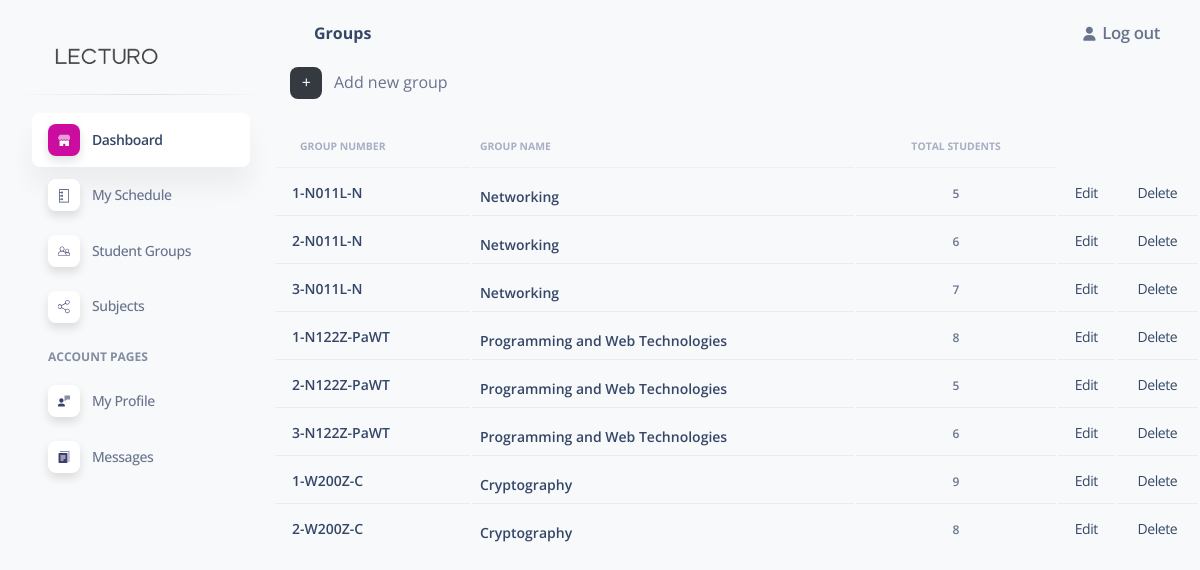
The page /groups/ (signed in) on the database its author committed.
### panel/models.py (models this page shows, shortened)
class Group(models.Model):
    id = models.UUIDField(default=uuid.uuid4,blank=False,null=False,editable=False,primary_key=True)
    group_number = models.CharField(max_length=100,blank=False,null=False)
    full_name = models.CharField(max_length=100,blank=False,null=False)
    total_students = models.IntegerField(default=0,null=True,blank=True)

### panel/views.py (the view)
# urls.py: path('groups/',views.listGroups,name='groups'),
@login_required(login_url='userLogin')
def listGroups(request):
    label = "Groups"
    groups = Group.objects.all()
    context = {'groups':groups,'label':label}
    return render(request,'groups.html',context=context)

### panel/templates/groups.html (shortened to what this page needs)
{% extends 'main.html' %}
{% block body %}
<div style="display: flex; align-items: center; margin-left: 1em;">
    <a href="{% url 'createGroup' %}">
        <div class="icon icon-shape icon-sm border-radius-md text-center me-2 d-flex align-items-center justify-content-center add-button">
            +
        </div>
    </a>
    <span class="nav-link-text ms-1">Add new group</span>
</div>
<br>
<table class="table align-items-center mb-0" id="groupTable">
    <thead>
      <tr>
        <th class="text-uppercase text-secondary text-xxs font-weight-bolder opacity-7 ">Group Number</th>
        <th class="text-uppercase text-secondary text-xxs font-weight-bolder opacity-7 ps-2">Group Name</th>
        <th class="text-center text-uppercase text-secondary text-xxs font-weight-bolder opacity-7">Total students</th>
      </tr>
    </thead>
    <tbody>
        {% for group in groups %}
        <tr class='clickable-row' data-url="{% url 'group' group.id %}">
            <td>
                <div class="d-flex px-2 py-1">
                    <div class="d-flex flex-column justify-content-">
                        <h6 class="mb-0 text-sm">{{group.group_number}}</h6>
                    </div>
                </div>
            </td>
            <td>
                <div class="avatar-group mt-2">
                    <div class="d-flex flex-column justify-content-">
                        <h6 class="mb-0 text-sm">{{group.full_name}}</h6>
                    </div>
                </div>
            </td>
            <td class="align-middle text-center text-sm">
                <span class="text-xs font-weight-bold"> {{group.total_students}} </span>
            </td>
            <td class="align-middle text-center text-sm">
                <a href="{% url 'editGroup' group.id %}">Edit</a>
            </td>
            <td class="align-middle text-center text-sm">
                <a href="{% url 'deleteGroup' group.id %}">Delete</a>
            </td>
        </tr>
        {% endfor %}
    </tbody>
  </table>
{% endblock body %}

### templates/main.html (shortened to what this page needs)
{% load static %}
<!DOCTYPE html>
<html lang="en">
<head>
    <link href="{% static 'assets/css/nucleo-icons.css' %}" rel="stylesheet" />
    <link href="{% static 'assets/css/nucleo-svg.css' %}" rel="stylesheet" />
    <link href="{% static 'assets/css/nucleo-svg.css' %}" rel="stylesheet" />
    <link id="pagestyle" href="{% static 'assets/css/soft-ui-dashboard.css' %}" rel="stylesheet" />
</head>
<body class="g-sidenav-show  bg-gray-100">
    {% include 'sideNav.html' %}
    <main class="main-content position-relative max-height-vh-100 h-100 border-radius-lg ">
    {% include 'topNav.html' %}
    {% block body %}
    {% endblock body %}
    </main>
</body>
</html>

### templates/sideNav.html (shortened to what this page needs)
{% load static %}
<aside class="sidenav navbar navbar-vertical navbar-expand-xs border-0 border-radius-xl my-3 fixed-start ms-3 " id="sidenav-main">
    <div class="sidenav-header">
      <a class="navbar-brand m-0" href="{% url 'home' %}">
        <img src="{% static 'assets/img/logo.png' %}" class="navbar-brand-img h-100" alt="main_logo">
      </a>
    </div>
    <hr class="horizontal dark mt-0">
    <div class="collapse navbar-collapse  w-auto " id="sidenav-collapse-main">
      <ul class="navbar-nav">
        <li class="nav-item">
          <a class="nav-link  active" href="{% url 'home' %}">
            <div class="icon icon-shape icon-sm shadow border-radius-md bg-white text-center me-2 d-flex align-items-center justify-content-center">
            </div>
            <span class="nav-link-text ms-1">Dashboard</span>
          </a>
        </li>
        <li class="nav-item">
          <a class="nav-link" href="{% url 'schedule' %}">
            <div class="icon icon-shape icon-sm shadow border-radius-md bg-white text-center me-2 d-flex align-items-center justify-content-center">
            </div>
            <span class="nav-link-text ms-1">My Schedule</span>
          </a>
        </li>
        <li class="nav-item">
          <a class="nav-link  " href="{% url 'groups' %}">
            <div class="icon icon-shape icon-sm shadow border-radius-md bg-white text-center me-2 d-flex align-items-center justify-content-center">
            </div>
            <span class="nav-link-text ms-1">Student Groups</span>
          </a>
        </li>
        <li class="nav-item">
          <a class="nav-link  " href="{% url 'subjects' %}">
            <div class="icon icon-shape icon-sm shadow border-radius-md bg-white text-center me-2 d-flex align-items-center justify-content-center">
            </div>
            <span class="nav-link-text ms-1">Subjects</span>
          </a>
        </li>
        <li class="nav-item mt-3">
          <h6 class="ps-4 ms-2 text-uppercase text-xs font-weight-bolder opacity-6">Account pages</h6>
        </li>
        <li class="nav-item">
          <a class="nav-link  " href="{% url 'profile' %}">
            <div class="icon icon-shape icon-sm shadow border-radius-md bg-white text-center me-2 d-flex align-items-center justify-content-center">
            </div>
            <span class="nav-link-text ms-1">My Profile</span>
          </a>
        </li>
        <li class="nav-item">
          <a class="nav-link  " href="{% url 'messages' %}">
            <div class="icon icon-shape icon-sm shadow border-radius-md bg-white text-center me-2 d-flex align-items-center justify-content-center">
            </div>
            <span class="nav-link-text ms-1">Messages</span>
          </a>
        </li>
      </ul>
    </div>
</aside>

### templates/topNav.html (shortened to what this page needs)
{% load static %}
<nav class="navbar navbar-main navbar-expand-lg px-0 mx-4 shadow-none border-radius-xl" id="navbarBlur" navbar-scroll="true">
    <div class="container-fluid py-1 px-3">
      <nav aria-label="breadcrumb">
        <h6 class="font-weight-bolder mb-0">{{label}}</h6>
      </nav>
      <div class="collapse navbar-collapse mt-sm-0 mt-2 me-md-0 me-sm-4" id="navbar">
        <ul class="navbar-nav  justify-content-end">
          <li class="nav-item d-flex align-items-center">
            <a href="{% url 'userLogout' %}" class="nav-link text-body font-weight-bold px-0">
              <i class="fa fa-user me-sm-1"></i>
              <span class="d-sm-inline d-none" style="font-size: 1.2em;">Log out</span>
            </a>
          </li>
        </ul>
      </div>
    </div>
</nav>

### static/assets/css/nucleo-svg.css (style rules this page uses)
.icon { display: inline-block; color: #111111; height: 1em; width: 1em; }
.icon-sm { height: 0.8em; width: 0.8em; }
.icon { fill: currentColor; stroke: none; }

### rows shown on the page
Group: group_number "1-N011L-N", full_name "Networking", total_students "5"
Group: group_number "2-N011L-N", full_name "Networking", total_students "6"
Group: group_number "3-N011L-N", full_name "Networking", total_students "7"
Group: group_number "1-N122Z-PaWT", full_name "Programming and Web Technologies", total_students "8"
Group: group_number "2-N122Z-PaWT", full_name "Programming and Web Technologies", total_students "5"
Group: group_number "3-N122Z-PaWT", full_name "Programming and Web Technologies", total_students "6"
Group: group_number "1-W200Z-C", full_name "Cryptography", total_students "9"
Group: group_number "2-W200Z-C", full_name "Cryptography", total_students "8"

### other values the page prints
{{ label }} "Groups"
